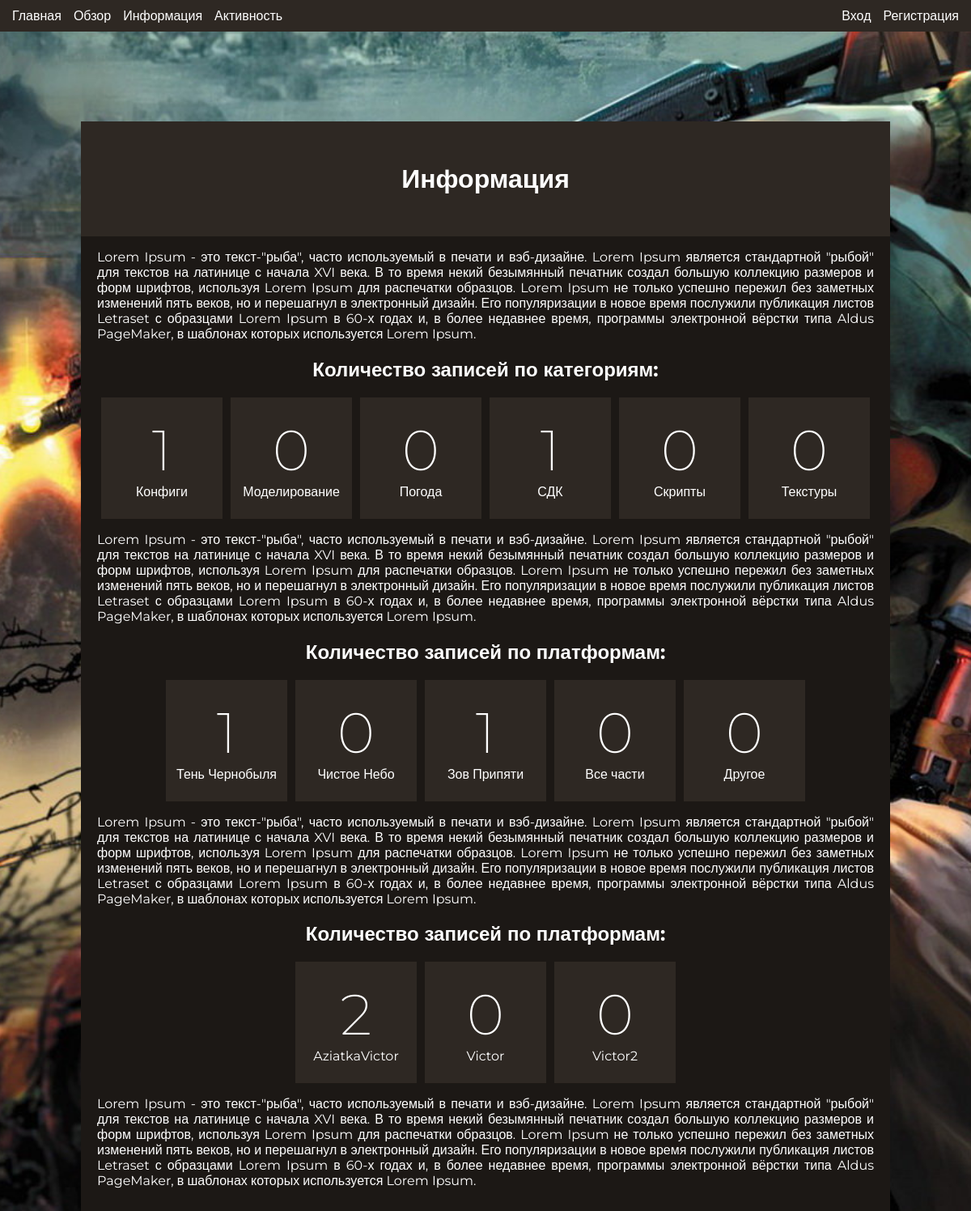
The app's page /info/ with its own data.
### main/models.py (models this page shows)
class Type(models.Model):
    name = models.CharField(max_length=128)
    def __str__(self):
        return self.name

class Stalker(models.Model):
    name = models.CharField(max_length=128)
    def __str__(self):
        return self.name

### main/views.py (the view)
# urls.py: path('info/', views.info, name='info'),
def info(request):
    if request.method == 'GET':
        pages = Page.objects.order_by('name')
        types = Type.objects.order_by('name')
        stalkers = Stalker.objects.order_by('id')
        users = User.objects.all().annotate(num_posts=Count('page')).order_by('-num_posts')
        context = {'pages': pages, 'types': types, 'stalkers': stalkers, 'users' : users}
        return render(request, 'main/info.html', context)

### main/templatetags/extras.py (called while the page is built)
@register.filter
def in_category_count(things, category):
    return len(things.filter(type=category))

@register.filter
def in_stalker_count(things, category):
    return len(things.filter(stalker=category))

@register.filter
def in_user_article_count(things, category):
    return len(things.filter(author=category))

### main/templates/main/info.html (shortened to what this page needs)
{% extends 'main/base.html' %}
{% block content %}
{% load extras %}
<div class="main-container">
    <div class="title-container">
        <h1 class="title-text">
            Информация
        </h1>
    </div>
    <div class="content-container">
        <p>
            Lorem Ipsum - это текст-"рыба", часто используемый в печати и вэб-дизайне. Lorem Ipsum является стандартной "рыбой" для текстов на латинице с начала XVI века. В то время некий безымянный печатник создал большую коллекцию размеров и форм шрифтов, используя Lorem Ipsum для распечатки образцов. Lorem Ipsum не только успешно пережил без заметных изменений пять веков, но и перешагнул в электронный дизайн. Его популяризации в новое время послужили публикация листов Letraset с образцами Lorem Ipsum в 60-х годах и, в более недавнее время, программы электронной вёрстки типа Aldus PageMaker, в шаблонах которых используется Lorem Ipsum.
        </p>
        {% if pages %}
        <h2 style="text-align: center;">Количество записей по категориям:</h2>
        <div class="info">
            {% for type in types %}
                <div class="info-container">
                    <div class="info-container-count">{{ pages|in_category_count:type }}</div>
                    <div class="info-container-title">{{ type }}</div>
                </div>
            {% endfor %}
        </div>
        <p>
            Lorem Ipsum - это текст-"рыба", часто используемый в печати и вэб-дизайне. Lorem Ipsum является стандартной "рыбой" для текстов на латинице с начала XVI века. В то время некий безымянный печатник создал большую коллекцию размеров и форм шрифтов, используя Lorem Ipsum для распечатки образцов. Lorem Ipsum не только успешно пережил без заметных изменений пять веков, но и перешагнул в электронный дизайн. Его популяризации в новое время послужили публикация листов Letraset с образцами Lorem Ipsum в 60-х годах и, в более недавнее время, программы электронной вёрстки типа Aldus PageMaker, в шаблонах которых используется Lorem Ipsum.
        </p>
        <h2 style="text-align: center;">Количество записей по платформам:</h2>
        <div class="info">
            {% for stalker in stalkers %}
                <div class="info-container">
                    <div class="info-container-count">{{ pages|in_stalker_count:stalker }}</div>
                    <div class="info-container-title">{{ stalker }}</div>
                </div>
            {% endfor %}
        </div>
        <p>
            Lorem Ipsum - это текст-"рыба", часто используемый в печати и вэб-дизайне. Lorem Ipsum является стандартной "рыбой" для текстов на латинице с начала XVI века. В то время некий безымянный печатник создал большую коллекцию размеров и форм шрифтов, используя Lorem Ipsum для распечатки образцов. Lorem Ipsum не только успешно пережил без заметных изменений пять веков, но и перешагнул в электронный дизайн. Его популяризации в новое время послужили публикация листов Letraset с образцами Lorem Ipsum в 60-х годах и, в более недавнее время, программы электронной вёрстки типа Aldus PageMaker, в шаблонах которых используется Lorem Ipsum.
        </p>
        {% endif %}
        {% if users %}
        <h2 style="text-align: center;">Количество записей по платформам:</h2>
        <div class="info">
            {% for user in users %}
                <div class="info-container">
                    <div class="info-container-count">{{ pages|in_user_article_count:user }}</div>
                    <div class="info-container-title">{{ user }}</div>
                </div>
            {% endfor %}
        </div>
        <p>
            Lorem Ipsum - это текст-"рыба", часто используемый в печати и вэб-дизайне. Lorem Ipsum является стандартной "рыбой" для текстов на латинице с начала XVI века. В то время некий безымянный печатник создал большую коллекцию размеров и форм шрифтов, используя Lorem Ipsum для распечатки образцов. Lorem Ipsum не только успешно пережил без заметных изменений пять веков, но и перешагнул в электронный дизайн. Его популяризации в новое время послужили публикация листов Letraset с образцами Lorem Ipsum в 60-х годах и, в более недавнее время, программы электронной вёрстки типа Aldus PageMaker, в шаблонах которых используется Lorem Ipsum.
        </p>
        {% endif %}
    </div>
</div>
{% endblock %}

### main/static/main/style.css (style rules this page uses)
html { height: -webkit-fill-available; margin: 0; padding: 0; }
body { margin: 0; padding: 0; color: #ffffff; min-width: 1000px !important; font-family: 'Montserrat', sans-serif; }
.body-main { background: url(main-background.jpg); background-position: center; background-size: cover; background-attachment: fixed; }
.title-container { width: 100%; padding: 30px 0; background: #2e2823; }
.title-text { text-align: center; }
.content-container { padding: 0 20px 20px 20px; text-align: justify; }
.main-container { width: 1000px; margin: 0 auto; margin-top: 150px; background: #1c1815; }
.info { display: flex; width: fit-content; margin: 0 auto; }
.info-container { width: 150px; height: 150px; background: #2e2823; text-align: center; margin-right: 10px; }
.info-container:last-child { margin-right: 0px; }
.info-container-title { position: relative; top: 50%; left: 50%; transform: translate(-50%, -50%); }
.info-container-count { font-size: 70px; color: #ffffff; font-weight: 200; position: relative; top: 50%; left: 50%; transform: translate(-50%, -50%); margin-top: -10px; margin-bottom: -35px; }

### records on screen
Type: id "1", name "Конфиги"
Type: id "0", name "Моделирование"
Type: id "0", name "Погода"
Type: id "1", name "СДК"
Type: id "0", name "Скрипты"
Type: id "0", name "Текстуры"
Stalker: id "1", name "Тень Чернобыля"
Stalker: id "0", name "Чистое Небо"
Stalker: id "1", name "Зов Припяти"
Stalker: id "0", name "Все части"
Stalker: id "0", name "Другое"

### other values on screen
{{ pages|in_user_article_count:user }} "2"
{{ user }} "AziatkaVictor"
{{ pages|in_user_article_count:user }} "0"
{{ user }} "Victor"
{{ user }} "Victor2"
